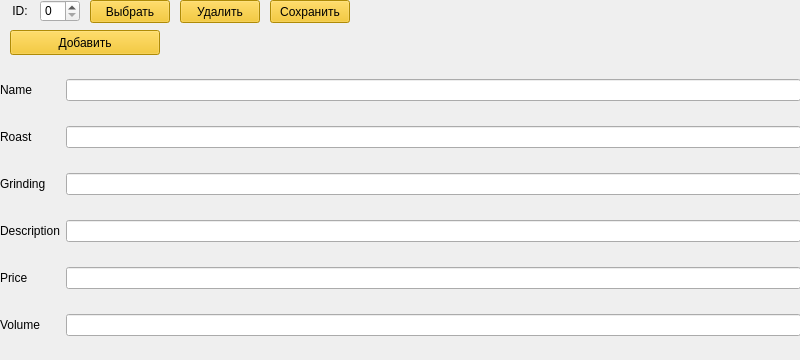
<?xml version="1.0" encoding="UTF-8"?>
<ui version="4.0">
 <class>MainWindow</class>
 <widget class="QMainWindow" name="MainWindow">
  <property name="geometry">
   <rect>
    <x>0</x>
    <y>0</y>
    <width>800</width>
    <height>360</height>
   </rect>
  </property>
  <property name="minimumSize">
   <size>
    <width>800</width>
    <height>350</height>
   </size>
  </property>
  <property name="maximumSize">
   <size>
    <width>800</width>
    <height>600</height>
   </size>
  </property>
  <property name="windowTitle">
   <string>Капучино</string>
  </property>
  <widget class="QWidget" name="centralwidget">
   <widget class="QSpinBox" name="spinBox">
    <property name="geometry">
     <rect>
      <x>40</x>
      <y>0</y>
      <width>40</width>
      <height>22</height>
     </rect>
    </property>
   </widget>
   <widget class="QLabel" name="label">
    <property name="geometry">
     <rect>
      <x>0</x>
      <y>0</y>
      <width>40</width>
      <height>22</height>
     </rect>
    </property>
    <property name="text">
     <string>ID:</string>
    </property>
    <property name="alignment">
     <set>Qt::AlignCenter</set>
    </property>
   </widget>
   <widget class="QPushButton" name="pushButton">
    <property name="geometry">
     <rect>
      <x>90</x>
      <y>0</y>
      <width>80</width>
      <height>23</height>
     </rect>
    </property>
    <property name="styleSheet">
     <string notr="true">font: 10pt &quot;Segoe Print&quot;;
background-color: rgb(245, 194, 10)</string>
    </property>
    <property name="text">
     <string>Выбрать</string>
    </property>
   </widget>
   <widget class="QPushButton" name="pushButton_2">
    <property name="geometry">
     <rect>
      <x>10</x>
      <y>30</y>
      <width>150</width>
      <height>25</height>
     </rect>
    </property>
    <property name="styleSheet">
     <string notr="true">font: 10pt &quot;Segoe Print&quot;;
background-color: rgb(245, 194, 10)</string>
    </property>
    <property name="text">
     <string>Добавить</string>
    </property>
   </widget>
   <widget class="QPushButton" name="pushButton_3">
    <property name="geometry">
     <rect>
      <x>180</x>
      <y>0</y>
      <width>80</width>
      <height>23</height>
     </rect>
    </property>
    <property name="styleSheet">
     <string notr="true">font: 10pt &quot;Segoe Print&quot;;
background-color: rgb(245, 194, 10)</string>
    </property>
    <property name="text">
     <string>Удалить</string>
    </property>
   </widget>
   <widget class="QWidget" name="gridLayoutWidget">
    <property name="geometry">
     <rect>
      <x>0</x>
      <y>60</y>
      <width>801</width>
      <height>301</height>
     </rect>
    </property>
    <layout class="QGridLayout" name="gridLayout">
     <item row="4" column="0">
      <widget class="QLabel" name="label_5">
       <property name="text">
        <string>Price</string>
       </property>
      </widget>
     </item>
     <item row="0" column="0">
      <widget class="QLabel" name="label_6">
       <property name="text">
        <string>Name</string>
       </property>
      </widget>
     </item>
     <item row="1" column="0">
      <widget class="QLabel" name="label_4">
       <property name="text">
        <string>Roast</string>
       </property>
      </widget>
     </item>
     <item row="6" column="0">
      <widget class="QLabel" name="label_7">
       <property name="text">
        <string>Volume</string>
       </property>
      </widget>
     </item>
     <item row="3" column="0">
      <widget class="QLabel" name="label_3">
       <property name="text">
        <string>Description</string>
       </property>
      </widget>
     </item>
     <item row="2" column="0">
      <widget class="QLabel" name="label_2">
       <property name="text">
        <string>Grinding</string>
       </property>
      </widget>
     </item>
     <item row="0" column="1">
      <widget class="QLineEdit" name="lineEdit"/>
     </item>
     <item row="1" column="1">
      <widget class="QLineEdit" name="lineEdit_2"/>
     </item>
     <item row="2" column="1">
      <widget class="QLineEdit" name="lineEdit_3"/>
     </item>
     <item row="3" column="1">
      <widget class="QLineEdit" name="lineEdit_4"/>
     </item>
     <item row="4" column="1">
      <widget class="QLineEdit" name="lineEdit_5"/>
     </item>
     <item row="6" column="1">
      <widget class="QLineEdit" name="lineEdit_6"/>
     </item>
    </layout>
   </widget>
   <widget class="QPushButton" name="pushButton_4">
    <property name="geometry">
     <rect>
      <x>270</x>
      <y>0</y>
      <width>80</width>
      <height>23</height>
     </rect>
    </property>
    <property name="styleSheet">
     <string notr="true">font: 10pt &quot;Segoe Print&quot;;
background-color: rgb(245, 194, 10)</string>
    </property>
    <property name="text">
     <string>Сохранить</string>
    </property>
   </widget>
  </widget>
 </widget>
 <resources/>
 <connections/>
</ui>
